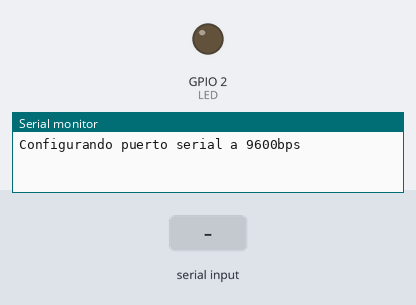
A program run on a simulated ESP32. On the bench: output pins drawn as LEDs (lit = HIGH), the last lines printed to the serial monitor. The test bench sets the inputs (shaded band).

Above: at 1.2 s.
1.3 s: "h" received over Serial
At 1.8 s:
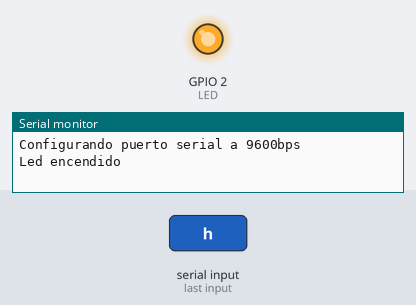
2.8 s: "l" received over Serial
At 4.1 s:
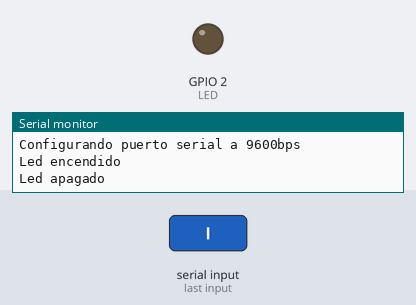
Timing chart, 0 to 5.8 s (numbered marks = the images above; inputs shaded):
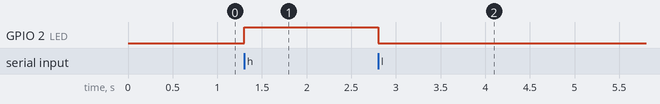

The program:

main.cpp
```cpp
#include <Arduino.h>

#define LED 2   // Assign LED to pin GPIO2 (Built-in LED)

byte comando;

void setup() {
  // initialize serial communication at 9600 bits per second:
  Serial.begin(9600);
  Serial.write("Configurando puerto serial a 9600bps\n");
  // initialize digital pin LED as an output.
  pinMode(LED, OUTPUT);
}

void loop() {
  // check if data has been sent from the computer
  if (Serial.available()) {
    // read the most recent byte
    comando = Serial.read();
    if(comando == 'h') {
      digitalWrite(LED, HIGH);
      Serial.write("Led encendido\n");
    }
    else if(comando == 'l') {
      digitalWrite(LED, LOW);
      Serial.write("Led apagado\n");
    }
  }
}
```

Measured:
- after the input at 1.3 s, GPIO 2 (LED): LOW → HIGH at once
- after the input at 2.8 s, GPIO 2 (LED): HIGH → LOW at once
